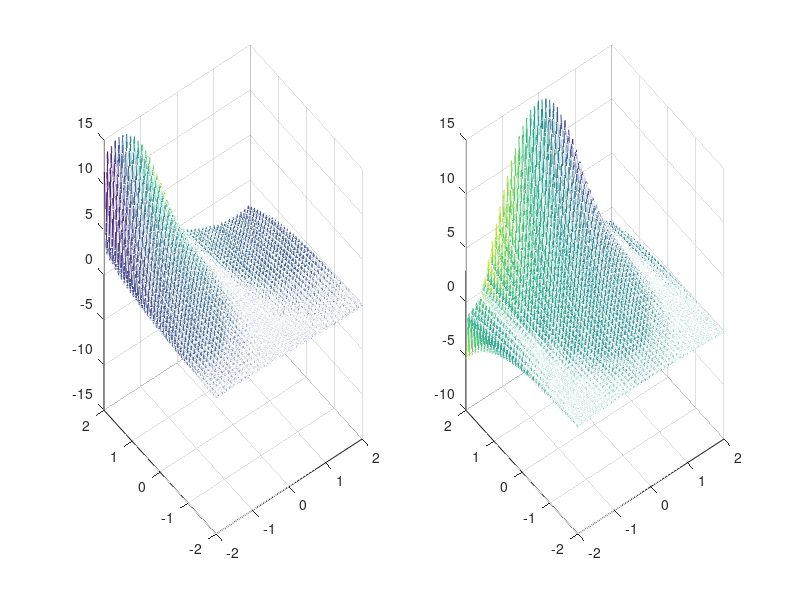

This chart was generated by the following MATLAB code:
clear;
x  = linspace(-2,2,400);
y = x;
often = 60;
intensity = 0.4;
[XX,YY] = meshgrid(x,y);
fun = @(r,j) (exp(-1i.*(r+1i.*j)).*(1-intensity.*sin(often.*r)).*(1+intensity.*cos(often.*j))); Z = fun(XX,YY);
figure;
subplot(1,2,1);mesh(XX,YY,imag(Z),real(Z));subplot(1,2,2);mesh(XX,YY,real(Z),imag(Z));

figure;